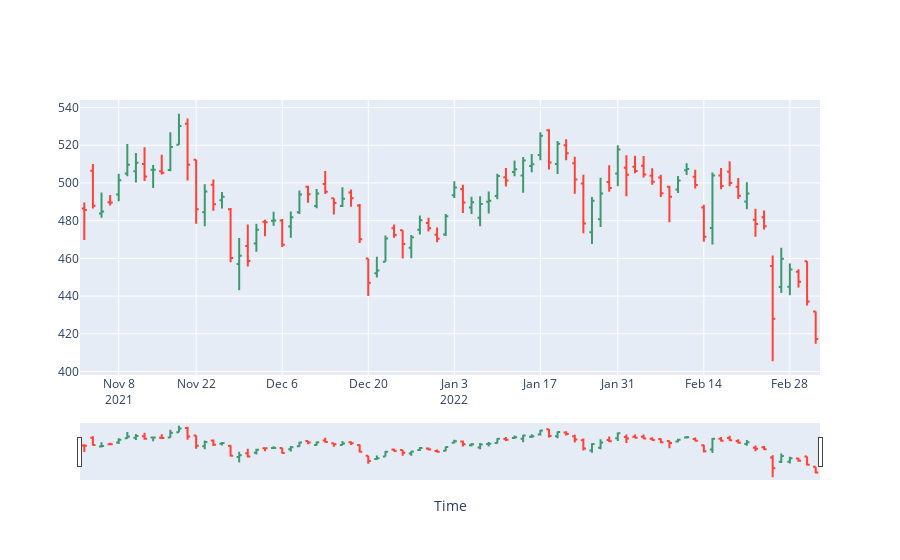

Notebook code cell kept with this figure:
### Code cell
ohlc = go.Figure(data = [go.Ohlc(x = day_map.index, 
                open = day_map[('Open')],
                high = day_map[('High')],
                low = day_map[('Low')],
                close = day_map[('Close')])])

ohlc.update_xaxes(title_text = 'Time', rangeslider_visible = True,
    rangebreaks = [dict(values = dt_breaks)])
ohlc.show()
